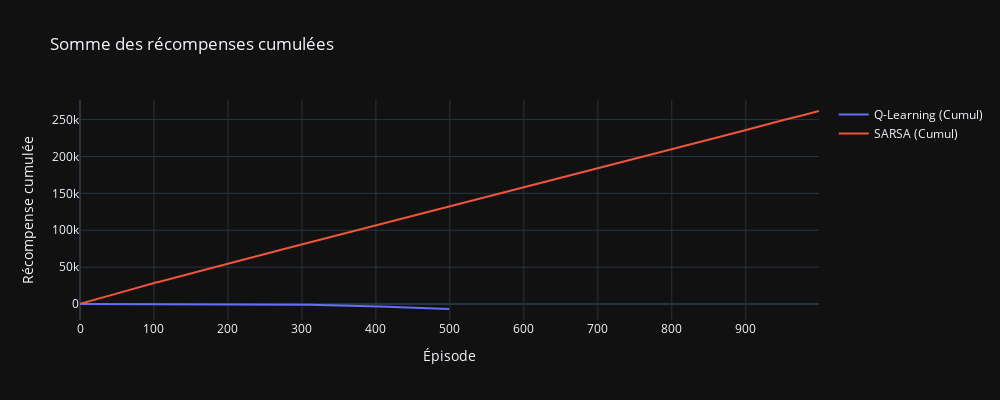

The cell this chart's notebook holds for it:
### Markdown cell above
Visualisation des Résultats

### Code cell
cumulative_q = np.cumsum(q_learning_rewards)
cumulative_sarsa = np.cumsum(sarsa_rewards)

fig3 = go.Figure()
fig3.add_trace(go.Scatter(y=cumulative_q, mode='lines', name='Q-Learning (Cumul)'))
fig3.add_trace(go.Scatter(y=cumulative_sarsa, mode='lines', name='SARSA (Cumul)'))
fig3.update_layout(title="Somme des récompenses cumulées",
                   xaxis_title="Épisode",
                   yaxis_title="Récompense cumulée",
                   template="plotly_dark",
                   width=1000, height=400)
fig3.show()

### Figure 1 — Plotly figure (JSON) as saved in the notebook; plotly's stock layout.template omitted (floating-point values rounded to 4 significant figures; data arrays with more than 128 entries replaced by an {"elided": "..."} marker saying what was removed)
{"data": [{"mode": "lines", "name": "Q-Learning (Cumul)", "type": "scatter", "y": {"elided": "500 float values"}}, {"mode": "lines", "name": "SARSA (Cumul)", "type": "scatter", "y": {"elided": "1000 int values"}}], "layout": {"height": 400, "title": {"text": "Somme des récompenses cumulées"}, "width": 1000, "xaxis": {"title": {"text": "Épisode"}}, "yaxis": {"title": {"text": "Récompense cumulée"}}}}
